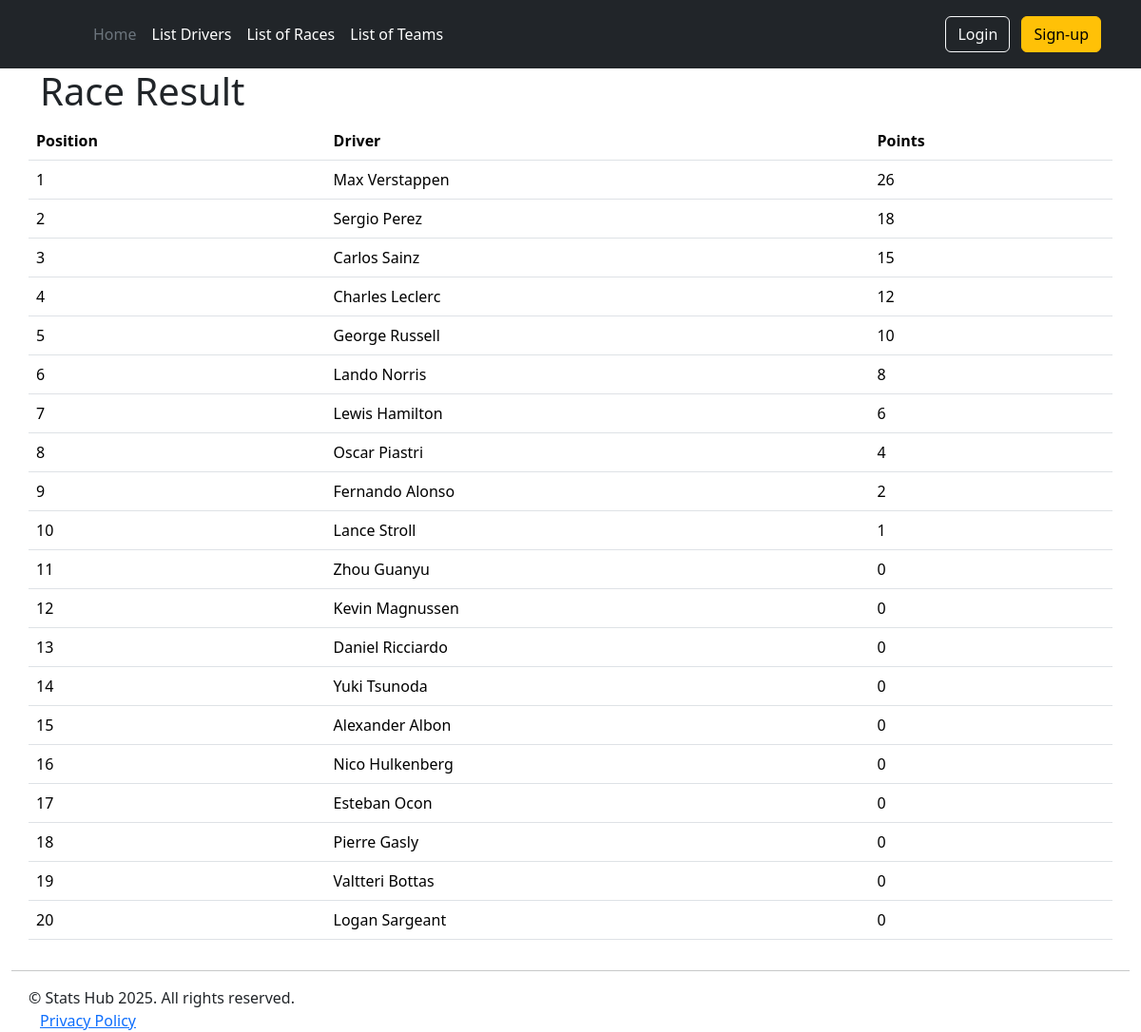
Screenshot of /race_result.html?race_id=1 with the database file from the repository.
### tables this page shows
CREATE TABLE `race_results` (`id` INTEGER PRIMARY KEY AUTOINCREMENT, `race_id` INTEGER NOT NULL, `driver_id` INTEGER NOT NULL, `position` INTEGER NOT NULL, `points` INTEGER NOT NULL, "status" INTEGER);

CREATE TABLE "drivers" (`id` INTEGER PRIMARY KEY AUTOINCREMENT, `name` TEXT NOT NULL, `age` TEXT NOT NULL, "team_id" INTEGER NOT NULL, nationality VARCHAR(50), points INT);

### main.py (the view)
@app.route("/race_result.html", methods=["GET"])
def race_result():
    race_id = request.args.get("race_id")
    result = driverHandler.get_result(race_id)
    return render_template("races/result.html", result=result)

### driverManagement.py (called while the page is built)
def get_result(race_id):
    con = sql.connect("databaseFiles/database.db")
    con.row_factory = sql.Row
    cur = con.cursor()
    data = cur.execute("SELECT * FROM race_results INNER JOIN drivers ON race_results.driver_id=drivers.id INNER  JOIN races ON race_results.race_id = races.id WHERE race_id = ? ORDER BY position", (race_id,)).fetchall()
    print(data)
    con.close()
    return data

### templates/races/result.html
{% extends 'layout.html' %} {% block content %}
<div class="container">
  <div class="row">
    <h1>Race Result </h1>
  </div>
</div>
<div class="container">
  <div class="row">
    {%if result%}
    <table class="table">
      <thead>
        <tr>
          <th scope="col">Position</th>
          <th scope="col">Driver</th>
          <th scope="col">Points</th>
        </tr>
      </thead>
      <tbody>
        {% for driver in result %}
        <tr>
          <td>{{driver["position"] }}</td>
          <td>{{driver["name"] }}</td>
          <td>{{driver["points"] }}</td>
        </tr>
        {% endfor %}
      </tbody>
    </table>
    {%else%}
    <p>Result for this race is not available</p>
    {%endif%}
  </div>
</div>
{% endblock %}

### rows the page displays
race_results: position "1", name "Max Verstappen", points "26"
race_results: position "2", name "Sergio Perez", points "18"
race_results: position "3", name "Carlos Sainz", points "15"
race_results: position "4", name "Charles Leclerc", points "12"
race_results: position "5", name "George Russell", points "10"
race_results: position "6", name "Lando Norris", points "8"
race_results: position "7", name "Lewis Hamilton", points "6"
race_results: position "8", name "Oscar Piastri", points "4"
race_results: position "9", name "Fernando Alonso", points "2"
race_results: position "10", name "Lance Stroll", points "1"
race_results: position "11", name "Zhou Guanyu", points "0"
race_results: position "12", name "Kevin Magnussen", points "0"
race_results: position "13", name "Daniel Ricciardo", points "0"
race_results: position "14", name "Yuki Tsunoda", points "0"
race_results: position "15", name "Alexander Albon", points "0"
race_results: position "16", name "Nico Hulkenberg", points "0"
race_results: position "17", name "Esteban Ocon", points "0"
race_results: position "18", name "Pierre Gasly", points "0"
race_results: position "19", name "Valtteri Bottas", points "0"
race_results: position "20", name "Logan Sargeant", points "0"
